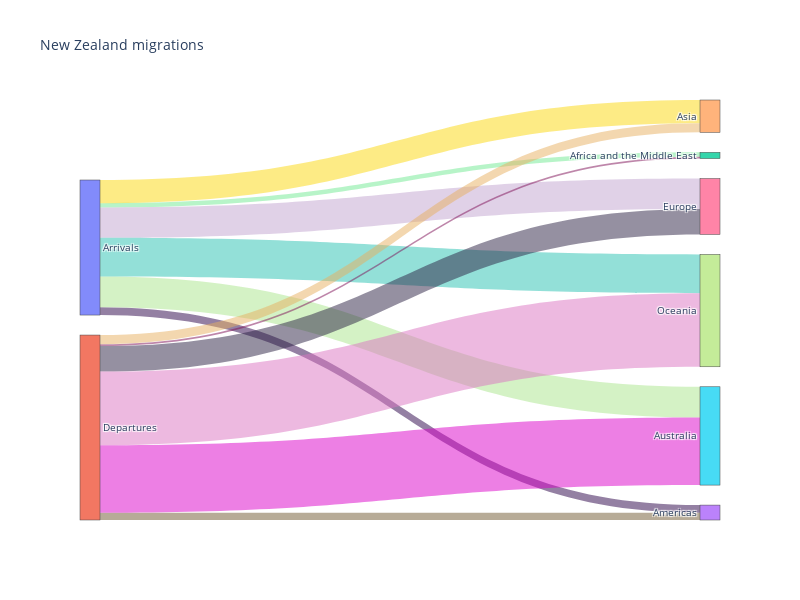

Notebook source saved alongside this figure:
### Code cell
import pandas as pd
import numpy as np
nz_migration = pd.read_csv("migration_nz.csv")
nz_migration = nz_migration[nz_migration["Measure"]!="Net"] ## Removing Entries related to "Net Total"
nz_migration = nz_migration[~nz_migration["Country"].isin(["Not stated", "All countries"])] ## Removing entries with No Details or all countries

nz_migration_grouped = nz_migration.groupby(by=["Measure","Country"]).sum()[["Value"]].reset_index()

continents = ["Asia", "Australia","Africa and the Middle East","Europe", "Americas", "Oceania"]
continent_wise_migration = nz_migration_grouped[nz_migration_grouped.Country.isin(continents)]
labels=np.append(continent_wise_migration['Measure'].unique(),continent_wise_migration['Country'].unique())

s = ['0','0','0','0','0','0','1','1','1','1','1','1']
t = ['2','3','4','5','6','7','2','3','4','5','6','7']
v = continent_wise_migration['Value'].tolist()
fig = go.Figure(data=[go.Sankey(
    node = dict(
      label = labels
    ),
    link = dict(
      source = s,
      target = t,
      value = v,
      color = [f'rgba({np.random.randint(0,255)}, {np.random.randint(0,255)}, {np.random.randint(0,255)}, 0.5)' for _ in range(len(v))]  
  ))])

fig.update_layout(title_text="New Zealand migrations", font_size=10, width=800, height=600)
fig.write_html("NewZealandMigrate.html")
fig.show()

### Figure 1 — Plotly figure (JSON) as saved in the notebook; plotly's stock layout.template omitted (floating-point values rounded to 4 significant figures)
{"data": [{"link": {"color": ["rgba(112, 234, 145, 0.5)", "rgba(42, 2, 72, 0.5)", "rgba(252, 216, 13, 0.5)", "rgba(170, 230, 139, 0.5)", "rgba(193, 163, 207, 0.5)", "rgba(41, 194, 178, 0.5)", "rgba(127, 14, 86, 0.5)", "rgba(112, 88, 48, 0.5)", "rgba(232, 176, 96, 0.5)", "rgba(220, 0, 201, 0.5)", "rgba(44, 34, 68, 0.5)", "rgba(219, 117, 194, 0.5)"], "source": ["0", "0", "0", "0", "0", "0", "1", "1", "1", "1", "1", "1"], "target": ["2", "3", "4", "5", "6", "7", "2", "3", "4", "5", "6", "7"], "value": [149784, 267137, 795697, 1057127, 1044693, 1331987, 63555, 245915, 317603, 2325398, 877240, 2534100]}, "node": {"label": ["Arrivals", "Departures", "Africa and the Middle East", "Americas", "Asia", "Australia", "Europe", "Oceania"]}, "type": "sankey"}], "layout": {"font": {"size": 10}, "height": 600, "title": {"text": "New Zealand migrations"}, "width": 800}}
